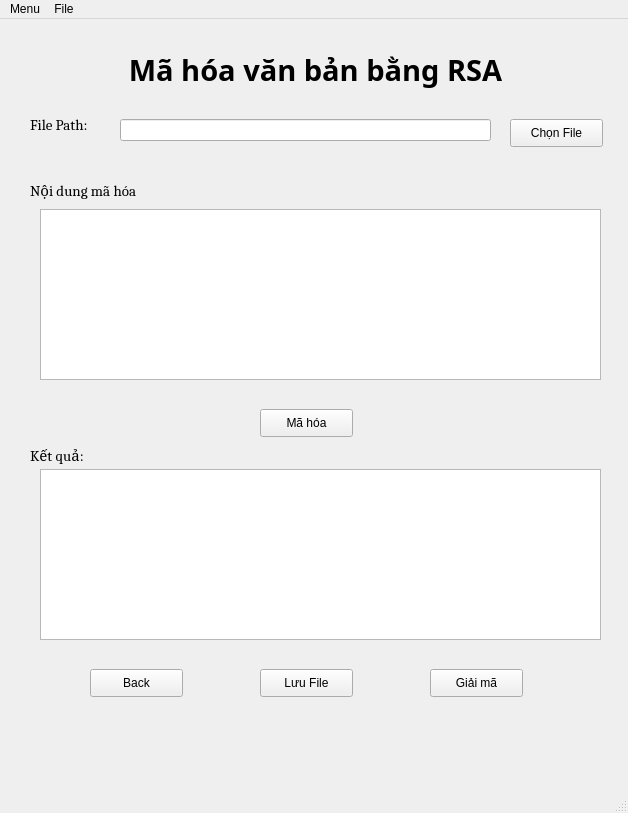
<?xml version="1.0" encoding="UTF-8"?>
<ui version="4.0">
 <class>MainWindow</class>
 <widget class="QMainWindow" name="MainWindow">
  <property name="enabled">
   <bool>true</bool>
  </property>
  <property name="geometry">
   <rect>
    <x>0</x>
    <y>0</y>
    <width>628</width>
    <height>813</height>
   </rect>
  </property>
  <property name="windowTitle">
   <string>MainWindow</string>
  </property>
  <widget class="QWidget" name="centralwidget">
   <widget class="QLineEdit" name="EdtPath">
    <property name="geometry">
     <rect>
      <x>120</x>
      <y>100</y>
      <width>371</width>
      <height>22</height>
     </rect>
    </property>
   </widget>
   <widget class="QTextEdit" name="input">
    <property name="geometry">
     <rect>
      <x>40</x>
      <y>190</y>
      <width>561</width>
      <height>171</height>
     </rect>
    </property>
   </widget>
   <widget class="QLabel" name="label_3">
    <property name="geometry">
     <rect>
      <x>30</x>
      <y>150</y>
      <width>171</width>
      <height>41</height>
     </rect>
    </property>
    <property name="font">
     <font>
      <family>Cambria</family>
      <pointsize>11</pointsize>
      <weight>50</weight>
      <bold>false</bold>
     </font>
    </property>
    <property name="text">
     <string>Nội dung mã hóa</string>
    </property>
   </widget>
   <widget class="QLabel" name="label_2">
    <property name="geometry">
     <rect>
      <x>30</x>
      <y>90</y>
      <width>81</width>
      <height>31</height>
     </rect>
    </property>
    <property name="font">
     <font>
      <family>Cambria</family>
      <pointsize>11</pointsize>
      <weight>50</weight>
      <bold>false</bold>
     </font>
    </property>
    <property name="text">
     <string>File Path:</string>
    </property>
   </widget>
   <widget class="QPushButton" name="btnChonFile">
    <property name="geometry">
     <rect>
      <x>510</x>
      <y>100</y>
      <width>93</width>
      <height>28</height>
     </rect>
    </property>
    <property name="font">
     <font>
      <pointsize>9</pointsize>
     </font>
    </property>
    <property name="text">
     <string>Chọn File</string>
    </property>
   </widget>
   <widget class="QTextEdit" name="result">
    <property name="geometry">
     <rect>
      <x>40</x>
      <y>450</y>
      <width>561</width>
      <height>171</height>
     </rect>
    </property>
   </widget>
   <widget class="QPushButton" name="btnGiaiMaRSA">
    <property name="geometry">
     <rect>
      <x>430</x>
      <y>650</y>
      <width>93</width>
      <height>28</height>
     </rect>
    </property>
    <property name="font">
     <font>
      <pointsize>9</pointsize>
     </font>
    </property>
    <property name="text">
     <string>Giải mã</string>
    </property>
   </widget>
   <widget class="QLabel" name="label">
    <property name="geometry">
     <rect>
      <x>40</x>
      <y>0</y>
      <width>551</width>
      <height>101</height>
     </rect>
    </property>
    <property name="font">
     <font>
      <family>Sitka Heading Semibold</family>
      <pointsize>22</pointsize>
      <weight>75</weight>
      <bold>true</bold>
     </font>
    </property>
    <property name="text">
     <string>Mã hóa văn bản bằng RSA</string>
    </property>
    <property name="alignment">
     <set>Qt::AlignCenter</set>
    </property>
   </widget>
   <widget class="QPushButton" name="btnMaHoaRSA">
    <property name="geometry">
     <rect>
      <x>260</x>
      <y>390</y>
      <width>93</width>
      <height>28</height>
     </rect>
    </property>
    <property name="font">
     <font>
      <pointsize>9</pointsize>
     </font>
    </property>
    <property name="text">
     <string>Mã hóa</string>
    </property>
   </widget>
   <widget class="QPushButton" name="btnSave">
    <property name="geometry">
     <rect>
      <x>260</x>
      <y>650</y>
      <width>93</width>
      <height>28</height>
     </rect>
    </property>
    <property name="font">
     <font>
      <pointsize>9</pointsize>
     </font>
    </property>
    <property name="text">
     <string>Lưu File</string>
    </property>
   </widget>
   <widget class="QPushButton" name="btnBack">
    <property name="geometry">
     <rect>
      <x>90</x>
      <y>650</y>
      <width>93</width>
      <height>28</height>
     </rect>
    </property>
    <property name="font">
     <font>
      <pointsize>9</pointsize>
     </font>
    </property>
    <property name="text">
     <string>Back</string>
    </property>
   </widget>
   <widget class="QLabel" name="label_4">
    <property name="geometry">
     <rect>
      <x>30</x>
      <y>420</y>
      <width>141</width>
      <height>31</height>
     </rect>
    </property>
    <property name="font">
     <font>
      <family>Cambria</family>
      <pointsize>11</pointsize>
      <weight>50</weight>
      <bold>false</bold>
     </font>
    </property>
    <property name="text">
     <string>Kết quả:</string>
    </property>
   </widget>
  </widget>
  <widget class="QMenuBar" name="menubar">
   <property name="geometry">
    <rect>
     <x>0</x>
     <y>0</y>
     <width>628</width>
     <height>26</height>
    </rect>
   </property>
   <widget class="QMenu" name="menuFile">
    <property name="title">
     <string>File</string>
    </property>
    <addaction name="actionOpen_File"/>
    <addaction name="actionSave_File"/>
    <addaction name="separator"/>
   </widget>
   <widget class="QMenu" name="menuMenu">
    <property name="title">
     <string>Menu</string>
    </property>
    <addaction name="actionM_h_a"/>
    <addaction name="actionGi_i_m"/>
    <addaction name="separator"/>
    <addaction name="actionExit_2"/>
   </widget>
   <addaction name="menuMenu"/>
   <addaction name="menuFile"/>
  </widget>
  <widget class="QStatusBar" name="statusbar"/>
  <action name="actionOpen_File">
   <property name="text">
    <string>Open File</string>
   </property>
  </action>
  <action name="actionSave_File">
   <property name="text">
    <string>Save File</string>
   </property>
  </action>
  <action name="actionExit">
   <property name="text">
    <string>Exit</string>
   </property>
  </action>
  <action name="actionM_h_a">
   <property name="text">
    <string>Mã hóa</string>
   </property>
  </action>
  <action name="actionGi_i_m">
   <property name="text">
    <string>Giải mã</string>
   </property>
  </action>
  <action name="actionExit_2">
   <property name="text">
    <string>Exit</string>
   </property>
  </action>
 </widget>
 <resources/>
 <connections/>
</ui>
